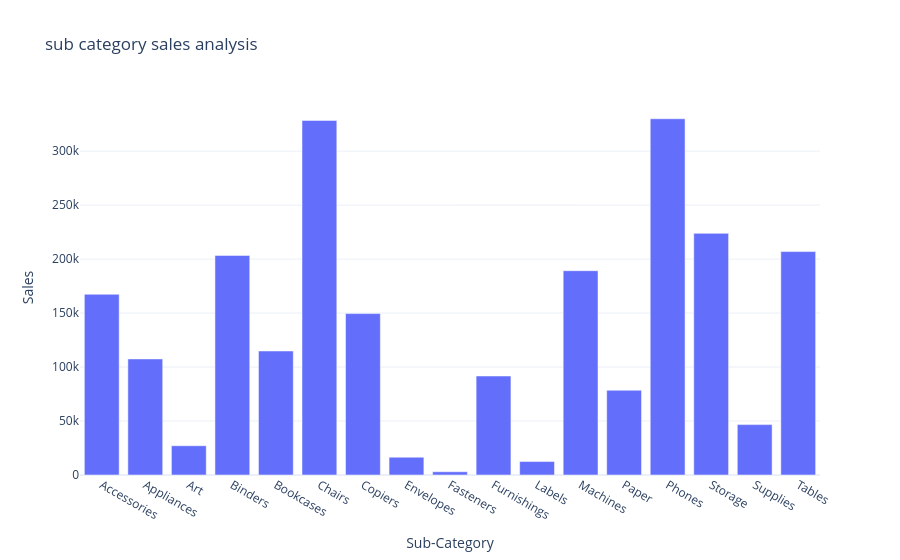

Write notebook code for a chart like this one.
### Code cell
fig = px.bar(sales_by_subcategory, 
             x='Sub-Category', 
             y='Sales', 
             title='sub category sales analysis')
fig.show()

### Figure 1 — Plotly figure (JSON) as saved in the notebook; plotly's stock layout.template omitted (floating-point values rounded to 4 significant figures)
{"data": [{"alignmentgroup": "True", "hovertemplate": "Sub-Category=%{x}<br>Sales=%{y}<extra></extra>", "legendgroup": "", "marker": {"color": "#636efa", "pattern": {"shape": ""}}, "name": "", "offsetgroup": "", "orientation": "v", "showlegend": false, "textposition": "auto", "type": "bar", "x": ["Accessories", "Appliances", "Art", "Binders", "Bookcases", "Chairs", "Copiers", "Envelopes", "Fasteners", "Furnishings", "Labels", "Machines", "Paper", "Phones", "Storage", "Supplies", "Tables"], "xaxis": "x", "y": [167400.0, 107500.0, 27120.0, 203400.0, 114900.0, 328400.0, 149500.0, 16480.0, 3024.0, 91710.0, 12490.0, 189200.0, 78480.0, 330000.0, 223800.0, 46670.0, 207000.0], "yaxis": "y"}], "layout": {"autosize": true, "barmode": "relative", "legend": {"tracegroupgap": 0}, "title": {"text": "sub category sales analysis"}, "xaxis": {"anchor": "y", "autorange": true, "domain": [0, 1], "range": [-0.5, 16.5], "title": {"text": "Sub-Category"}, "type": "category"}, "yaxis": {"anchor": "x", "autorange": true, "domain": [0, 1], "range": [0, 347400.0], "title": {"text": "Sales"}, "type": "linear"}}}
